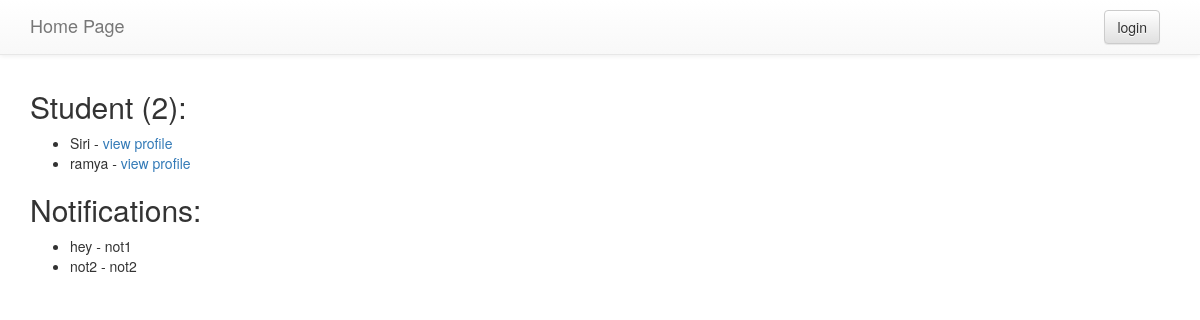
Before: /faculty/dashboard/ with the older database file.
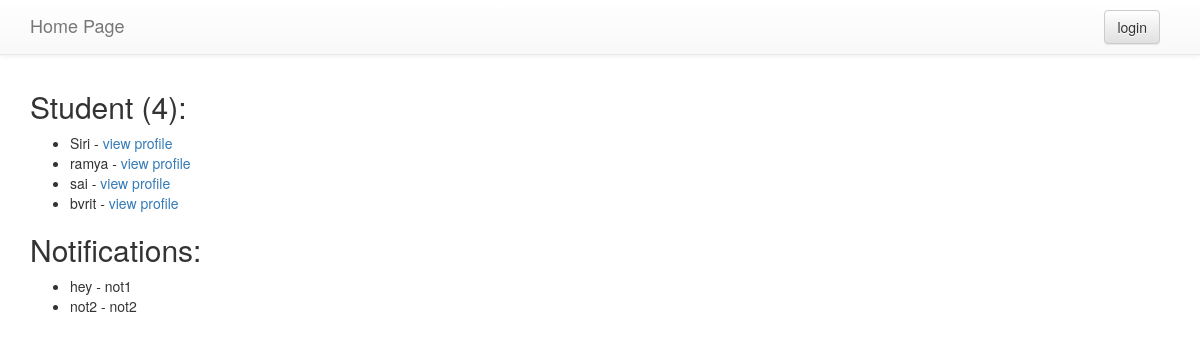
After: the same page with the newer database file.
### students/models.py (models this page shows)
class User(AbstractUser):
    mobile = models.CharField(max_length=100, default='')
    address = models.TextField()
    userRole = models.CharField(choices=USER_ROLES, max_length=50)

class JobNotifications(models.Model):
    title = models.CharField(max_length=30)
    notification = models.TextField()

### students/views.py (the view)
# urls.py: url(r'^faculty/dashboard/$', faculty_dashboard, name='faculty_dashboard'),
def faculty_dashboard(request):
    students = User.objects.filter(userRole = "student")
    print(students.count())
    notifications = JobNotifications.objects.all()
    return render(request, 'faculty_dashboard.html', {'students': students,'notifications': notifications})

### students/templates/faculty_dashboard.html (shortened to what this page needs)
{% extends 'base.html' %}
{% block content %}
<form method = "POST" class = "post-form">{% csrf_token %}
  <h2>Student ({{students|length}}):</h2>
  <ul>
    {% for student in students %}
    <li>{{student.first_name}} - <a href="/student/profile/{{student.pk}}">view profile </a></li>
    {% endfor %}
  </ul>
  <h2>Notifications:</h2>
  <ul>
  {% for notification in notifications %}
  <li>{{notification.title}} - {{notification.notification}} </li>
  {% endfor %}
</ul>
{% endblock %}

### students/templates/base.html (shortened to what this page needs)
{% load staticfiles %}
<html>
    <head>
        <link rel="stylesheet" href="//maxcdn.bootstrapcdn.com/bootstrap/3.2.0/css/bootstrap.min.css">
        <link rel="stylesheet" href="//maxcdn.bootstrapcdn.com/bootstrap/3.2.0/css/bootstrap-theme.min.css">
        <link rel="stylesheet" href="{% static 'css/main.css' %}">
    </head>
    <body>
      <div class="navbar navbar-default navbar-fixed-top">
        <div class="container">
        <div class="navbar-header">
          {% if request.user.is_authenticated %}
          <a class="navbar-brand" href="/accounts/profile/">Home Page</a>
            {% else %}
            <a class="navbar-brand" href="/login/">Home Page</a>
            {% endif %}
        </div>
        <center>
          <div class="pull-right login-section">
          {% if user.is_authenticated %}
            Hi {{ user.username }}!
            <a href="{% url 'logout' %}"><button class="btn btn-default">logout</button></a>
          {% else %}
            <a href="{% url 'login' %}"><button class="btn btn-default">login</button></a>
          {% endif %}
          </div>
        </center>
    </div>
</div>
<div class="container">
<div class="row">
    <div class="col-md-8">
      {% block content %}
      {% endblock %}
    </div>
</div>
</div>
    </body>
</html>

### students/static/css/main.css (style rules this page uses)
body { padding-top: 70px; }
.login-section { padding: 10px; }

Changed rows visible on the page:
added User: first_name "sai"
added User: first_name "bvrit"
Other visible differences:
{{ students|length }}: "2" → "4"
